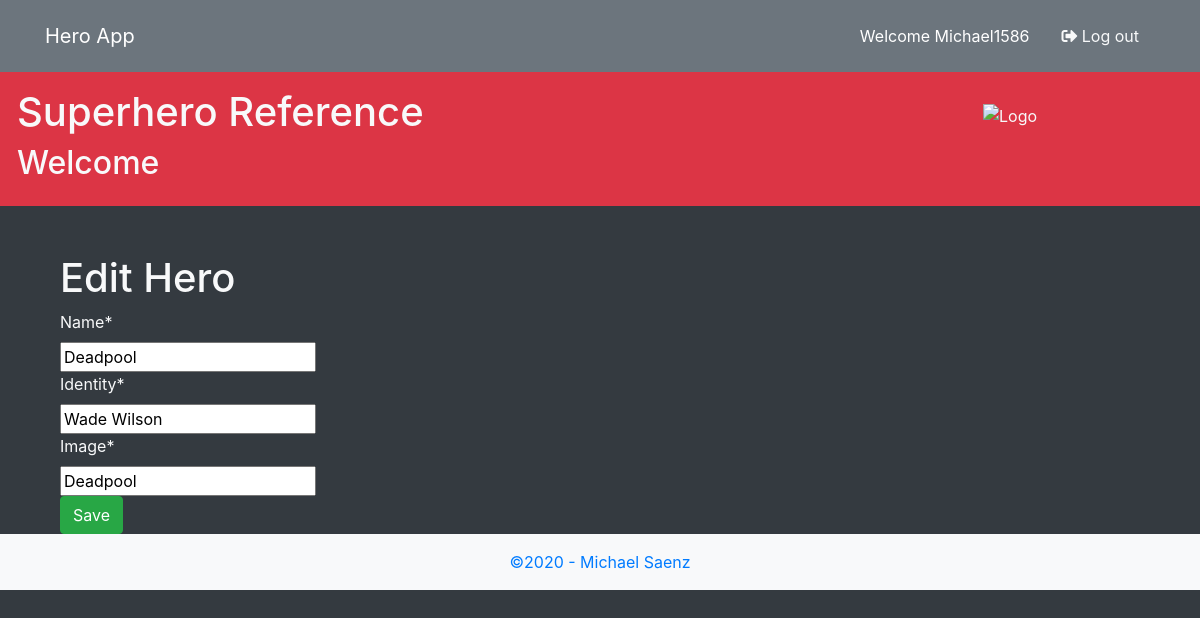
/1/ (signed in), run on the app's committed database.
### hero/models.py (models this page shows, shortened)
class Superhero(models.Model):
    name = models.CharField(max_length=20)
    identity = models.CharField(max_length=20)
    image = models.CharField(max_length=200, null=True)

### hero/views.py (the view)
# urls.py: path('<int:pk>/', HeroEditView.as_view(), name='hero_edit'),
class HeroEditView(LoginRequiredMixin, UpdateView):
    template_name = "hero_edit.html"
    model = Superhero
    fields = '__all__'

### templates/hero_edit.html
{% extends 'superhero_theme.html' %}
{% load crispy_forms_tags %}
{% block main %}
<div class="container">
  <h1>Edit Hero</h1>
  <form action="" method="post">{% csrf_token %}
    {{ form|crispy }}
    <button class="btn btn-success" type="submit">Save</button>
  </form>
</div>
{% endblock main %}

### templates/superhero_theme.html (shortened to what this page needs)
{% load static %}
<!doctype html>
<html lang="en">
<head>
    <link rel="stylesheet" href="https://stackpath.bootstrapcdn.com/bootstrap/4.5.2/css/bootstrap.min.css">
    <link rel="stylesheet" href="https://use.fontawesome.com/releases/v5.0.13/css/all.css">
</head>
<body class="bg-dark text-light">
    {% block content %}
        <nav class="navbar navbar-expand-sm navbar-dark bg-secondary">
            <div class="container">
                <div class="collapse navbar-collapse" id="navbarCollapse">
                    <a href="{% url 'hero_list' %}" class="navbar-brand">Hero App</a>
                    <ul class="navbar-nav ml-auto">
                        {% block user %}
                            {% if user.is_authenticated %}
                                <li class="nav-item active">
                                    <span class="nav-link p-2 m-2">Welcome {{ user.username }}</span>
                                </li>
                                <li class="nav-item">
                                    <a href="{% url 'logout' %}" class=" nav-link text-light p-2 m-2">
                                        <i class="fas fa-sign-out-alt"></i> Log out
                                    </a>
                                </li>
                            {% endif %}
                        {% endblock user %}
                    </ul>
                </div>
            </div>
        </nav>
        {% block header %}
        <header class="bg-danger p-3 mb-5">
            <div class="row media">
                <div class="media-body">
                    <h1><a href="/" class="text-light ml-3">Superhero Reference</a></h1>
                    <h2 class="text-light ml-3">Welcome</h2>
                </div>
                <img class="m-3 image-fluid image-circle" src="/static/images/SWS_Logo_200.jpg" alt="Logo" width="200">
            </div>
        </header>
        {% endblock header %}
        <main>
            <div class="container">
                {% block main %}{% endblock main %}
            </div>
        </main>
        {% block footer %}
        <footer class="bg-light p-3 text-center text-primary">
            &copy;2020 - Michael Saenz
        </footer>
        {% endblock footer %}
    {% endblock content %}
</body>
</html>

### data on the page
Superhero: name "Deadpool", identity "Wade Wilson", image "Deadpool"

### other printed values
{{ user.username }} "Michael1586"
